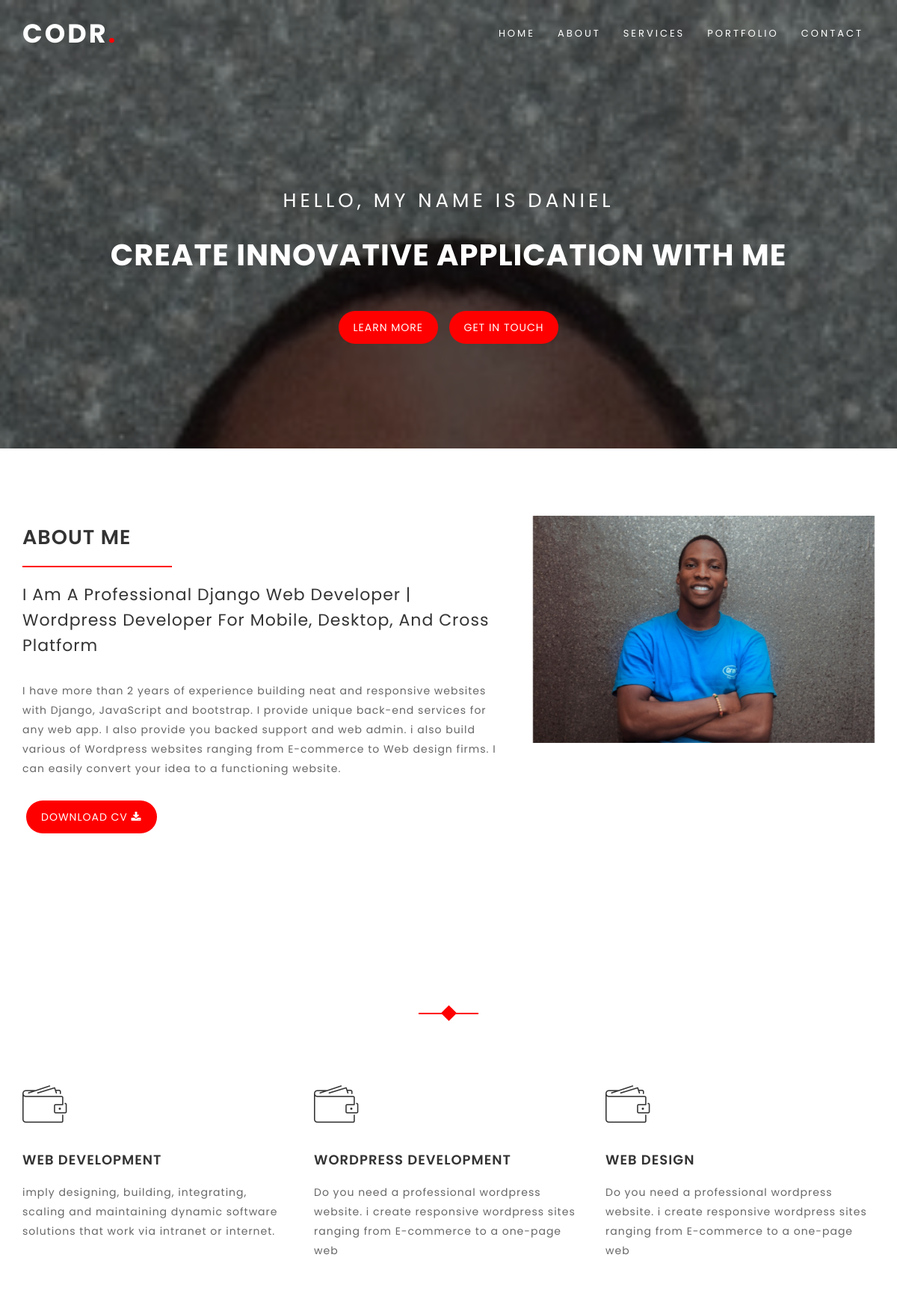
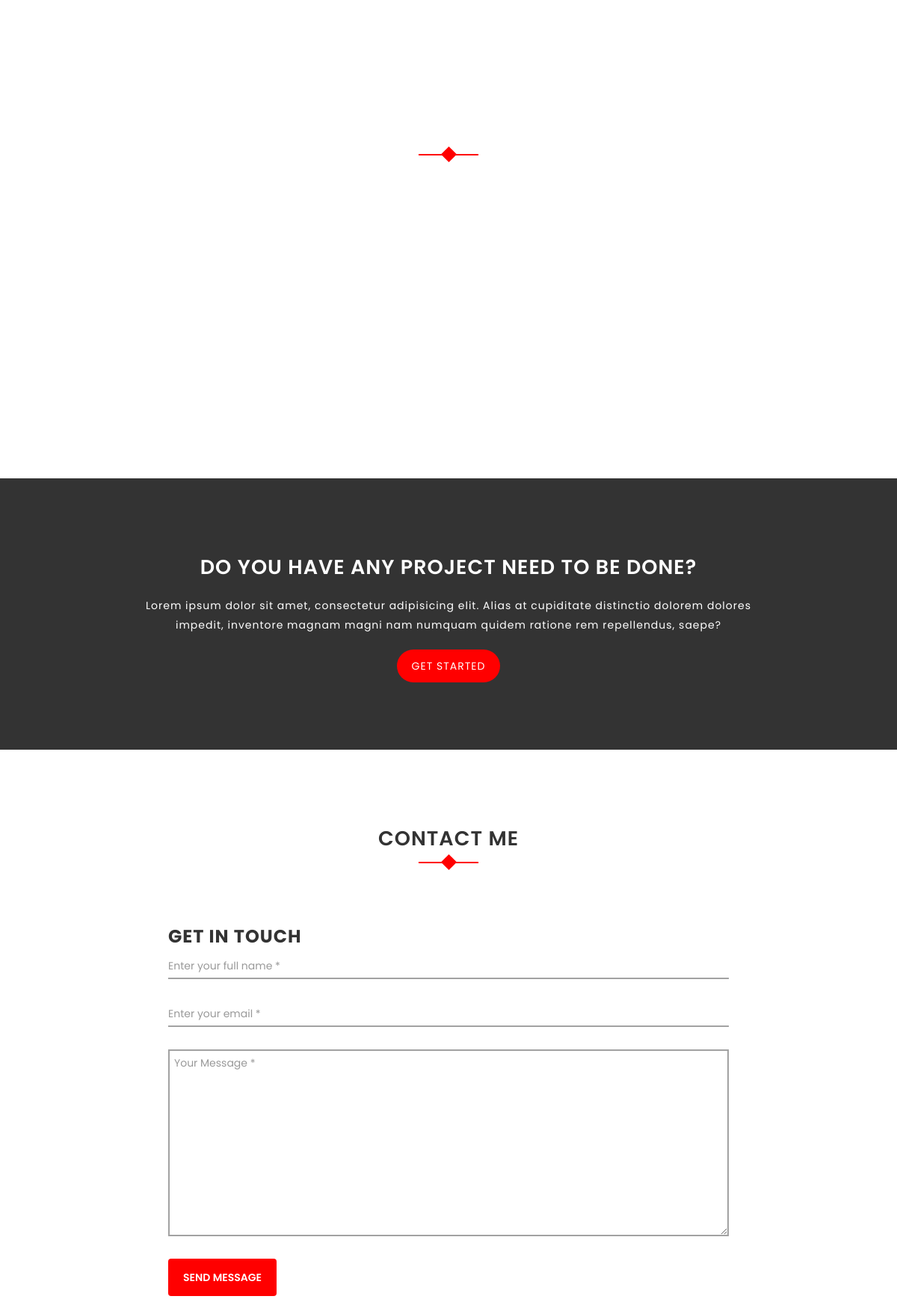
The page / (upper part) on the database its author committed (2 pictures, top to bottom).
### core/models.py (models this page shows, shortened)
class About(models.Model):
    short_description = models.TextField()
    description = models.TextField()
    about_link = models.URLField(max_length=100)
    image = models.ImageField(upload_to='about')
    class Meta:
        verbose_name = "About me"
        verbose_name_plural = "About me"

class Service(models.Model):
    name = models.CharField(max_length=150, verbose_name="Service name")
    description = models.TextField(verbose_name="About Service")

class RecentWork(models.Model):
    title = models.CharField(max_length=100, verbose_name="Work title")
    image = models.ImageField(upload_to="works")

### core/views.py (the view, shortened to what this page needs)
# urls.py: path('', HomeTemplateView.as_view()),
class HomeTemplateView(SuccessMessageMixin, TemplateView, FormView):
    template_name = 'home.html'
    ordering = ['-date_posted']
    form_class = ContactForm
    success_url = '/'  # After submiting the form keep staying on the same url
    success_message = 'Your Form has been successfully submitted!'
    def get_context_data(self, **kwargs):
        context = super().get_context_data(**kwargs)  # first, call super get context data
        context['about'] = About.objects.first()
        context['services'] = Service.objects.all()
        context['works'] = RecentWork.objects.all()
        return context

### core/forms.py
class ContactForm(forms.Form):
    name = forms.CharField(label='sr-only', widget=forms.TextInput(
        attrs={'placeholder': 'Enter your full name *', 'class': 'form-control', 'id': 'form_name'}))
    email = forms.EmailField(label='sr-only', widget=forms.TextInput(
        attrs={'placeholder': 'Enter your email *', 'class': 'form-control', 'id': 'form_email'}),
        required=False)
    message = forms.CharField(label='sr-only', widget=forms.Textarea(
        attrs={'placeholder': 'Your Message *', 'class': 'form-control', 'rows': '4', 'id': 'form_message'}))

### templates/home.html (shortened to what this page needs)
{% extends 'base.html' %}
{% block content %}
    <div id="home" class="banner-area section-padding">
        <div class="bg-overlay black"></div>
        <div class="containter">
            <div class="row">
                <div class="col-md-12">
                    <div class="welcome-text">
                        <div class="name-area wow fadeInDown" data-wow-delay="0.2s">Hello, my name is Daniel</div>
                        <h1 class="wow fadeInDown" data-wow-delay="0.4s">Create Innovative application with ME</h1>
                        <a href="#about" class="my-btn-1 wow fadeInDown" data-wow-delay="0.6s">Learn more</a>
                        <a href="#contact" class="my-btn-2 wow fadeInDown" data-wow-delay="0.8s">Get in touch</a>
                    </div>
                </div>
            </div>
        </div>
    </div>
    <div id="about" class="about-area section-padding">
        <div class="container">
            <div class="row">
                <div class="col-md-7 col-sn-8 col-xs-12 wow fadeInLeft" data-wow-delay="0.2s">
                    <div class="about-left">
                        <h2 class="section-title">About Me</h2>
                        <div class="line"></div>
                        <h4>{{ about.short_description }}</h4>
                        <p>{{ about.description }}</p>
                        <a href="{{ about.about_link }}" target="_blank">Download CV&nbsp;<i class="fa fa-download"></i></a>
                    </div>
                </div>
                <div class="col-md-5 visible-md visible-lg wow fadeInDown" data-wow-delay="0.6s">
                    <div class="profile">
                        <img src="{{ about.image.url }}" alt="Profile image" class="img-responsive">
                    </div>
                </div>
            </div>
        </div>
    </div>
    <div id="services" class="section-padding">
        <div class="container">
            <div class="row">
                <div class="col-md-12">
                    <div class="section-header text-center">
                        <h2>Services I offer</h2>
                    </div>
                </div>
            </div>
            <div class="row">
                {% for service in services %}
                    <div class="col-md-4 col-sm-4">
                        <div class="single-service wow fadeInDown" data-wow-delay="0.2s">
                            <i class="icon icon-wallet"></i>
                            <h2>{{ service.name }}</h2>
                            <p>{{ service.description }}</p>
                        </div>
                    </div>
                {% endfor %}
            </div>
        </div>
    </div>
    <div id="portfolio" class="portfolio-area section-padding">
        <div class="container-fluid">
            <div class="row">
                <div class="col-md-12">
                    <div class="section-header">
                        <h2>My Recent Works</h2>
                    </div>
                </div>
            </div>
            <div class="row">
                {% for work in works %}
                    <div class="col-md-4 col-sm-4 col-xs-12 no-padding">
                        <div class="gallery-items">
                            <a class="view img" href="{{ work.image.url }}">
                                <img src="{{ work.image.url }}" alt="work image">
                            </a>
                        </div>
                    </div>
                {% endfor %}
            </div>
        </div>
    </div>
    <div class="invitation-area section-padding">
        <div class="container">
            <div class="row">
                <div class="single-invite text-center">
                    <h2>Do you have any project need to be done?</h2>
                    <p>Lorem ipsum dolor sit amet, consectetur adipisicing elit. Alias at cupiditate distinctio dolorem
                        dolores impedit, inventore magnam magni nam numquam quidem ratione rem repellendus, saepe?</p>
                    <a href="#contact" class="my-btn-3">Get started</a>
                </div>
            </div>
        </div>
    </div>
    <div id="contact" class="contact-area section-padding">
        <div class="container">
            <div class="row">
                <div class="col-md-12">
                    <div class="section-header text-center">
                        <h2>Contact Me</h2>
                    </div>
                </div>
            </div>
            <div class="row">
                <div class="col-xs-12 col-sm-12 col-md-8 col-md-offset-2 col-lg-8 col-lg-offset-2 box-contact-form">
                    <form action="" method="post" class="site-form" role="form">
                        <h3 class="mb-5">Get In Touch</h3>
                        {% for field in form %}
                        <div class="form-group">
                            <div class="">{{ field }} </div>
                        </div>
                        {% endfor %}
                        <div class="form-group">
                            <input type="submit" class="btn btn-send  px-4 py-3 text-white" value="Send Message">
                        </div>
                    </form>
                </div>
            </div>
        </div>
    </div>
{% endblock %}

### templates/base.html (shortened to what this page needs)
<!doctype html>
<html lang="en">
<head>
    {% include 'includes/stylesheets.html' %}
</head>
<body>
<nav class="navbar navbar-custom navbar-fixed-top">
    <div class="container">
        <div class="navbar-header">
            <a class="navbar-brand page-scroll" href="/"> Codr<span>.</span> </a>
        </div>
        <div class="collapse navbar-collapse navbar-right navbar-main-collapse">
            <ul class="nav navbar-nav">
                <li class="active"><a class="smooth-menu" href="#home">Home</a></li>
                <li><a class="smooth-menu" href="#about">About</a></li>
                <li><a class="smooth-menu" href="#services">Services</a></li>
                <li><a class="smooth-menu" href="#portfolio">Portfolio</a></li>
                <li><a class="smooth-menu" href="#contact">Contact</a></li>
            </ul>
        </div>
    </div>
</nav>
{% block content %}{% endblock %}
</body>
</html>

### templates/includes/stylesheets.html (shortened to what this page needs)
{% load static %}
<link rel="stylesheet" href="{% static 'css/bootstrap.min.css' %}">
<link rel="stylesheet" href="{% static 'css/font-awesome.min.css' %}">
<link rel="stylesheet" href="{% static 'css/animate.css' %}">
<link rel="stylesheet" href="{% static 'css/owl.carousel.css' %}">
<link rel="stylesheet" href="{% static 'css/owl.theme.default.css' %}">
<link rel="stylesheet" href="{% static 'css/magnific-popup.css' %}">
<link rel="stylesheet" href="{% static 'css/line-icons.min.css' %}">
<link rel="stylesheet" href="{% static 'css/style.css' %}">
<link rel="stylesheet" href="{% static 'css/responsive.css' %}">

### templates/includes/scripts.html (shortened to what this page needs)
{% load static %}

### rows shown on the page
About: short_description "I Am A Professional Django Web Developer | Wordpress Developer For Mobile, Desktop, And Cross Platform", description "I have more than 2 years of experience building neat and responsive websites with Django, JavaScript and bootstrap. I provide unique back-end services for any web app. I also provide you backed support and web admin. i also build various of Wordpress websites ranging from E-commerce to Web design firms. I can easily convert your idea to a functioning website.", image (picture)
Service: name "WEB DEVELOPMENT", description "imply designing, building, integrating, scaling and maintaining dynamic software solutions that work via intranet or internet."
Service: name "WORDPRESS DEVELOPMENT", description "Do you need a professional wordpress website. i create responsive wordpress sites ranging from E-commerce to a one-page web"
Service: name "WEB DESIGN", description "Do you need a professional wordpress website. i create responsive wordpress sites ranging from E-commerce to a one-page web"
RecentWork: image (picture)
RecentWork: image (picture)
RecentWork: image (picture)
